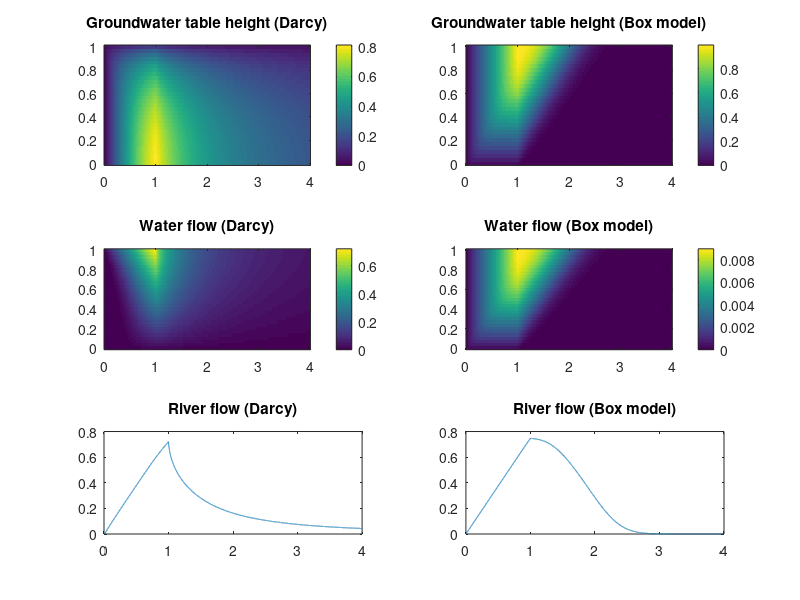

The MATLAB source for this figure:
totalTime = 4;
nTimeSteps = 10000;
dt = totalTime / (nTimeSteps - 1);
t = dt .* (0:(nTimeSteps - 1));

totalLength = 1;
lengthSteps = 31;
dx = totalLength / (lengthSteps - 1);
x = dx .* (0:(lengthSteps - 1));

hData = zeros(lengthSteps, nTimeSteps);
hData(:, 1) = 0;

storeData = hData;
theta = 0.009;

qData = zeros(lengthSteps, nTimeSteps - 1);

drainage = zeros(lengthSteps, nTimeSteps);
rainDuration = 2500;
rainIntensity = 1;
drainage(:, 1:rainDuration) = rainIntensity;

for time = 2:nTimeSteps
    h = hData(:, time - 1);
    q = - h .* diff([h; 0]) ./ dx;
    h = h + ( -diff([0; q]) ./ dx + drainage(:, time)) .* dt;
    hData(:, time) = h;
    qData(:, time - 1) = q;
    
    storeData(:, time) = drainage(:, time) .* dt + ...
                         (1 - theta) * storeData(:, time - 1) + ...
                         theta * [0; storeData(1:(end - 1), time - 1)];
end

figure;
subplot(3,2,1);
image(t, x, hData,'CDataMapping','scaled');
set(gca,'YDir','normal')
title('Groundwater table height (Darcy)');
colorbar;

subplot(3,2,2);
image(t, x, storeData,'CDataMapping','scaled');
set(gca,'YDir','normal')
title('Groundwater table height (Box model)');
colorbar;

subplot(3,2,3);
image(t, x, qData,'CDataMapping','scaled');
set(gca,'YDir','normal')
title('Water flow (Darcy)');
colorbar;

subplot(3,2,4);
image(t, x, theta * storeData,'CDataMapping','scaled');
set(gca,'YDir','normal')
title('Water flow (Box model)');
colorbar;

subplot(3,2,5);
plot(t(1:(end-1)), qData(end, :))
title('River flow (Darcy)');

subplot(3,2,6);
plot(t, theta * storeData(end, :) * dx / dt)
title('River flow (Box model)');